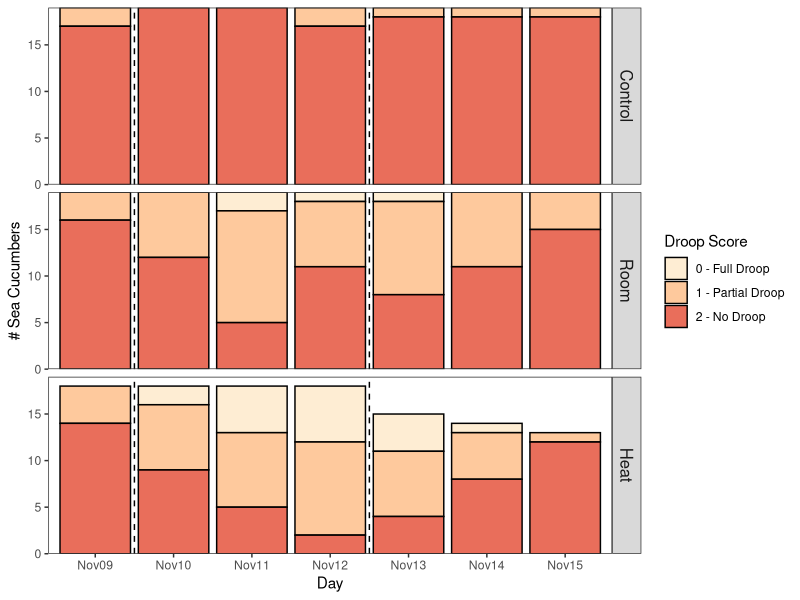
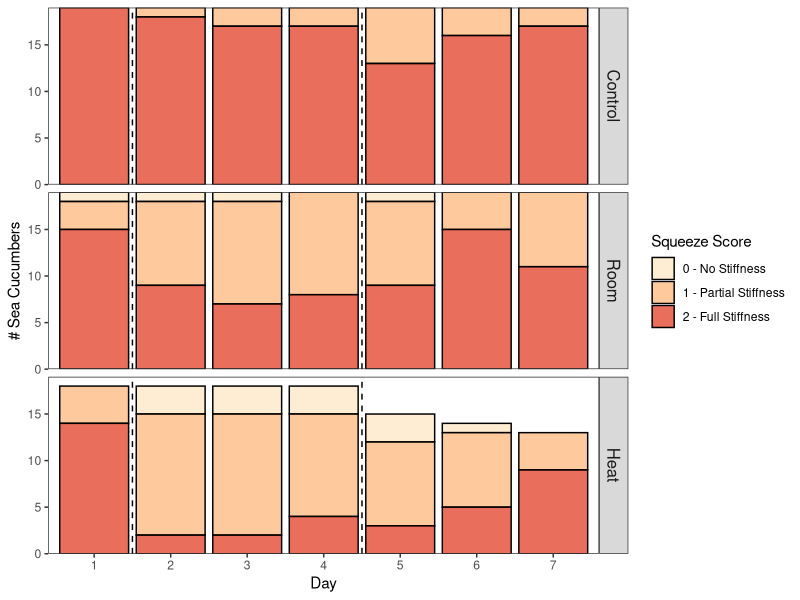
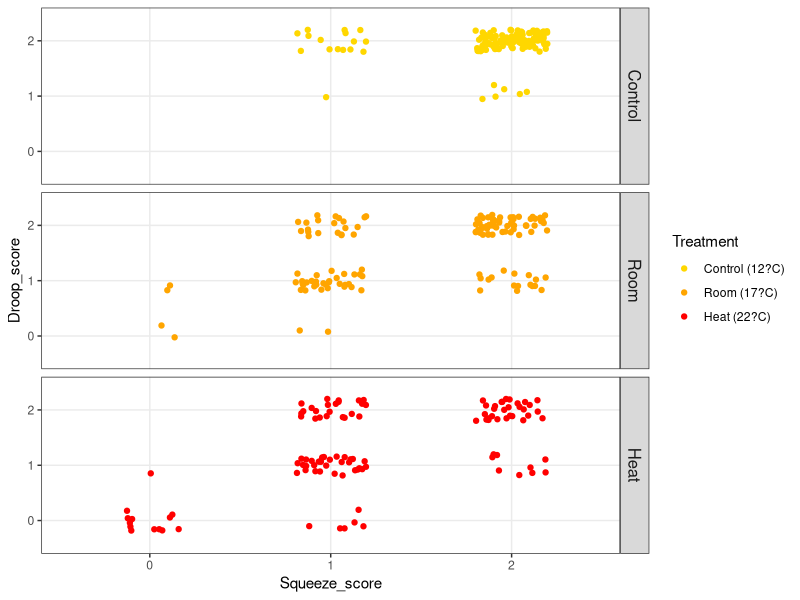
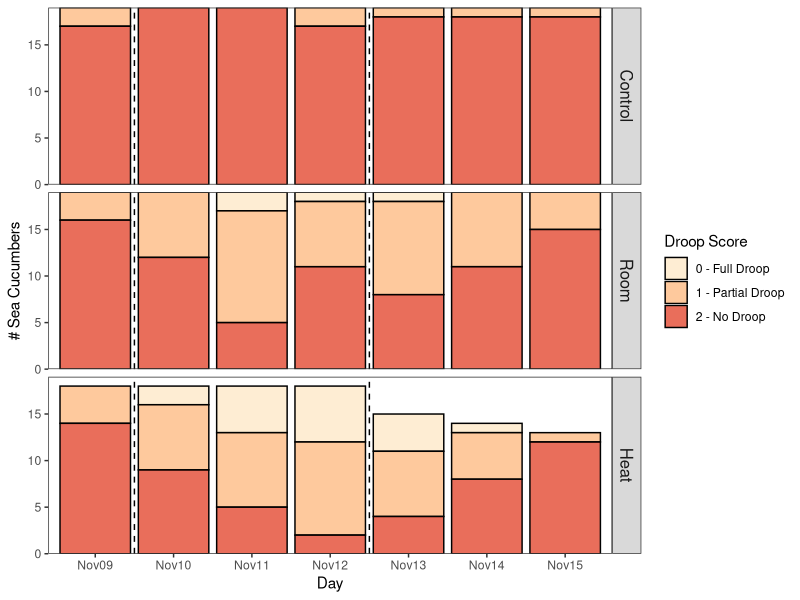
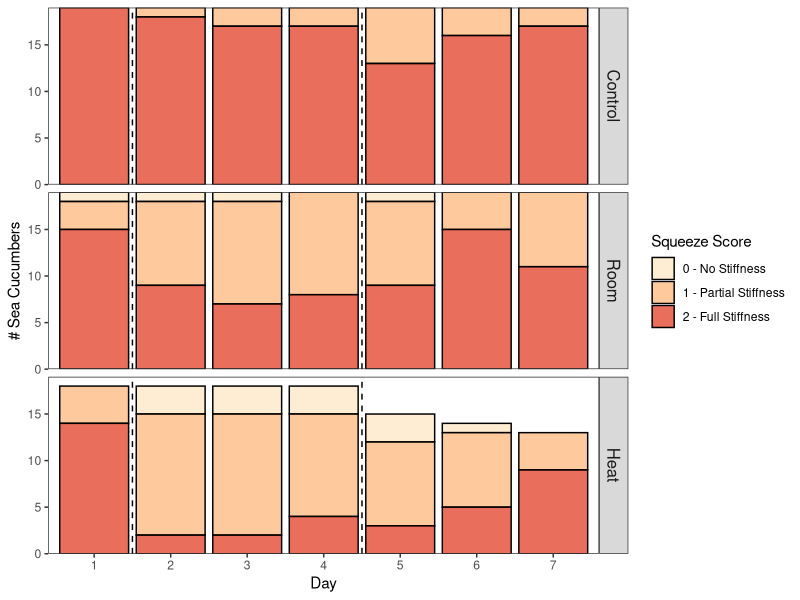
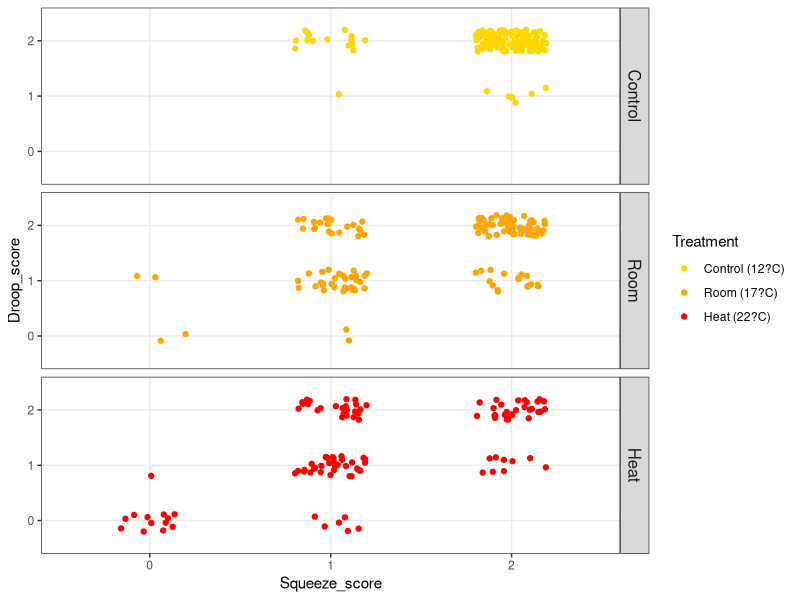

These charts were generated, in order, by the following R code: (Note: this script raises an error after producing the figures.)
# making a figure to show changes in cucumber stiffness over time

library(here)
library(tidyverse)
library(Hmisc)
library(ordinal)

# load the stiffness data, rename and format columns
stiff <- read_csv(here("data/BehaviourData.csv")) %>%
  mutate(Droop_score = as.factor(Droop_score),
         Squeeze_score = as.factor(Squeeze_score), 
         Date = as.Date(Date, format="%d/%m/%Y"),
         Treatment=fct_relevel(Treatment, c("Control","Room","Heat")),
         Bucket_ID = as.factor(Bucket_ID),
         Cuke_ID=as.factor(Cuke_ID),
         Unique_ID=paste(Bucket_ID, Cuke_ID,  sep = '_'))%>%
  select(-c("Activity_Score", "Number_lesions","Bodywall_lesions"))%>%
  na.omit()

  str(stiff)
  
#### PLOTTING DROOP DATA
stiffness_plot <-
  ggplot(data =stiff, 
         aes(x=as.factor(Date), 
             fill=Droop_score))+
  geom_bar(alpha=0.8, 
           color="black", 
           size=0.5) +
  scale_x_discrete(breaks=c("2021-11-09","2021-11-10","2021-11-11", "2021-11-12","2021-11-13","2021-11-14","2021-11-15"),
                   labels=c("Nov09", "Nov10", "Nov11", "Nov12", "Nov13","Nov14", "Nov15")) +
  xlab("Day") +
  #scale_x_date(date_labels = "%b%d", date_breaks="1 day")+
  geom_vline(xintercept=1.5, 
             linetype=2) +
  geom_vline(xintercept=4.5, 
             linetype=2) +
  scale_y_continuous(expand=c(0,0)) +
  ylab("# Sea Cucumbers")+
  scale_fill_brewer(name="Droop Score",
                    labels=c("0 - Full Droop","1 - Partial Droop","2 - No Droop"), 
                    palette="OrRd", 
                    direction=1)+
  theme_bw()+
  theme(strip.text.y = element_text(size =12),
        panel.grid=element_blank())+
  facet_grid(Treatment ~ .)

stiffness_plot # show the plot!

ggsave("StiffnessPlot.pdf",
       stiffness_plot, 
       device = "pdf",
       path = here("figures"))

##### PLOTTING SQUEEZE DATA
squeeze_plot = 
  ggplot(data =stiff, aes(x=as.factor(Date), fill=Squeeze_score))+
  geom_bar(alpha=0.8, color="black", size=0.5) +
  scale_x_discrete(breaks=c("2021-11-09","2021-11-10","2021-11-11", "2021-11-12","2021-11-13","2021-11-14","2021-11-15"),
                   labels=c(1,2,3,4,5,6,7))+
  xlab("Day")+
  #scale_x_date(date_labels = "%b%d", date_breaks="1 day")+
  geom_vline(xintercept=1.5, linetype=2)+
  geom_vline(xintercept=4.5, linetype=2)+
  scale_y_continuous(expand=c(0,0))+
  ylab("# Sea Cucumbers")+
  scale_fill_brewer(name="Squeeze Score",labels=c("0 - No Stiffness","1 - Partial Stiffness","2 - Full Stiffness"), 
                    palette="OrRd", direction=1)+ 
  theme_bw()+
  theme(strip.text.y = element_text(size =12),
        panel.grid=element_blank(),
        legend.position="right")+
  facet_grid(Treatment~.)
squeeze_plot
ggsave("figures/squeeze.jpg",plot=squeeze_plot, width=5, height=4)



#### PLOTTING CORRELATION BETWEEN SQUEEZE AND DROOP
squeeze_droop_cor = ggplot(data=stiff, aes(x=Squeeze_score, y=Droop_score, color=Treatment))+
  geom_jitter(width=0.2, height=0.2)+
  scale_color_manual(labels=c("Control (12?C)","Room (17?C)","Heat (22?C)"), values=c("Gold", "Orange","Red"))+
  theme_bw()+
  theme(strip.text.y = element_text(size =12))+
  facet_grid(Treatment~.)
squeeze_droop_cor

ggsave("figures/squeeze_droop_correlation.jpg",plot=squeeze_droop_cor, width=6, height=4)

## CALCULATING CORRELATION 
rcorr(stiff$Squeeze_score,stiff$Droop_score, type="spearman") # looking at correlation 

##### SHATISTICS #####
# Running ordinal regressions on the data
str(stiff)

stiff_mod = clmm(Squeeze_score~ Treatment+as.factor(Date)+ (1|Unique_ID) +(1|Bucket_ID)+(1|Sea_Table),
                 data = stiff) # squeeze
tbl_regression(stiff_mod)



droop_mod= clmm(Droop_score~ Treatment + as.factor(Date)+ (1|Unique_ID) +(1|Bucket_ID)+(1|Sea_Table), data = stiff) # droop
tbl_regression(droop_mod)
